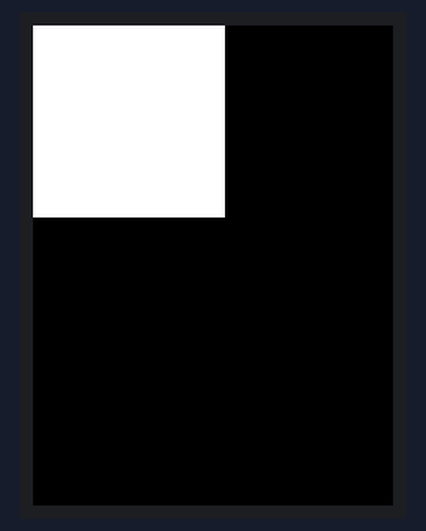
This program was run on a simulated MicroPython board. On the bench: 240×320 colour display. Library files of the repository ran but are not shown: ili9341.py. At 0.7 s the program stops and its outputs stay as they are.

Above: at 0.7 s.

The program:

frame_buf.py
```python
from ili9341 import ILI9341
from machine import Pin, SPI
import framebuf

spi = SPI(0, baudrate=20000000, miso=Pin(20), mosi=Pin(19), sck=Pin(18))
display = ILI9341(spi, cs=Pin(17), dc=Pin(27), rst=Pin(16), w=320, h=240, r=2)
display.erase()

buf = bytearray(128 * 128 * 2)
fb = framebuf.FrameBuffer(buf, 128, 128, framebuf.RGB565)

fb.fill(0xFFFF)

display.draw_framebuf(fb, 0, 0, 127, 127)
```
